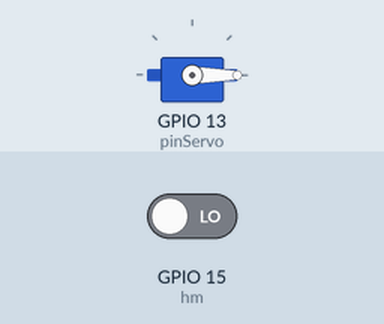
Bench run of a sketch on a simulated ESP32. Shown: servo. The test bench sets the inputs (shaded band); at power-on: GPIO 15 (hm) LOW. What the sketch prints to the serial monitor is not drawn.

Above: at 1.8 s.
1.9 s: GPIO 15 (hm) driven HIGH
At 3.2 s:
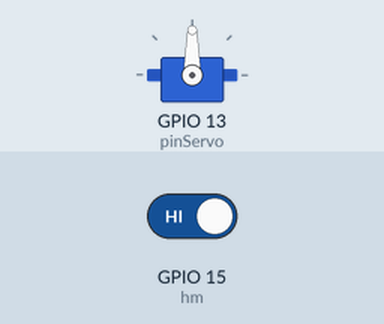
3.5 s: GPIO 15 (hm) driven LOW
At 4.8 s:
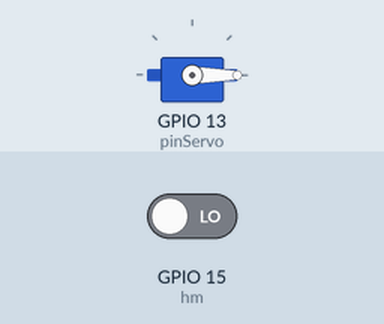
Timing chart, 0 to 6.5 s (numbered marks = the images above; inputs shaded):
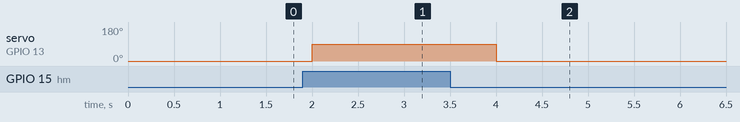

Measured:
- after the input at 1.9 s, servo on GPIO 13 (pinServo): 0° → 90° after 0.10 s
- after the input at 3.5 s, servo on GPIO 13 (pinServo): 90° → 0° after 0.50 s

The sketch:

Sensor__Hall_Magnetic__Servomotor_.ino
```cpp
#include <ESP32Servo.h>

int hm = 15;
int pinServo = 13;
Servo servo;

void setup() {
  pinMode(hm, INPUT);
  Serial.begin(115200);
  servo.attach(pinServo, 500, 2500);
}


void loop() {
  Serial.print(digitalRead(hm));
  if (digitalRead(hm)) {
    servo.write(90);
    delay(1000);
  } else {
    servo.write(0);
    delay(1000);
  }
}
```
